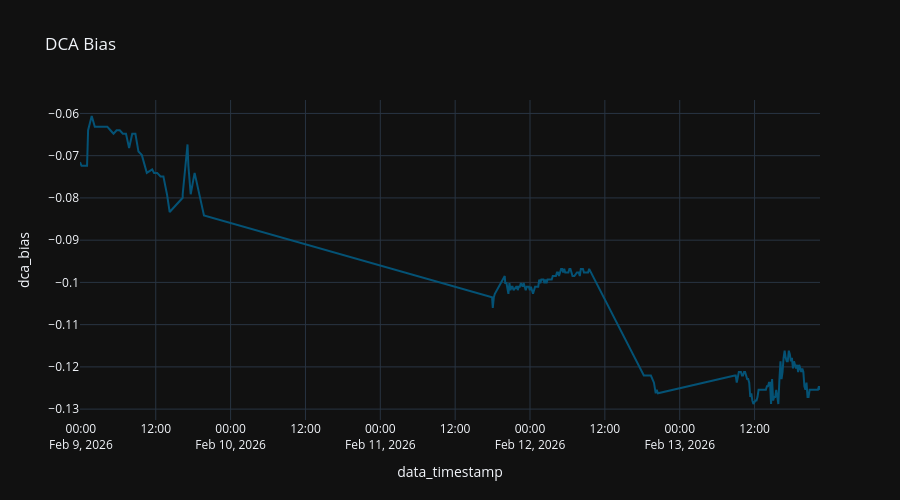

Notebook cell for this chart:
### Code cell
x = df[df['ticker'] == asset_ticker][['data_timestamp', 'dca_bias', 'ticker']].sort_values(by="data_timestamp")

fig = px.line (
  x,
  "data_timestamp",
  "dca_bias",
  title="DCA Bias"
#   color_discrete_sequence="Tealgrn_r",
)

fig.update_layout (
  height=500,
)

### Figure 1 — Plotly figure (JSON) as saved in the notebook; plotly's stock layout.template omitted (floating-point values rounded to 4 significant figures; data arrays with more than 128 entries replaced by an {"elided": "..."} marker saying what was removed)
{"data": [{"hovertemplate": "data_timestamp=%{x}<br>dca_bias=%{y}<extra></extra>", "legendgroup": "", "line": {"color": "rgb(4, 82, 117)", "dash": "solid"}, "marker": {"symbol": "circle"}, "mode": "lines", "name": "", "orientation": "v", "showlegend": false, "type": "scatter", "x": {"elided": "229 str values"}, "xaxis": "x", "y": {"elided": "229 float values"}, "yaxis": "y"}], "layout": {"height": 500, "legend": {"tracegroupgap": 0}, "title": {"text": "DCA Bias"}, "xaxis": {"anchor": "y", "domain": [0, 1], "title": {"text": "data_timestamp"}}, "yaxis": {"anchor": "x", "domain": [0, 1], "title": {"text": "dca_bias"}}}}
